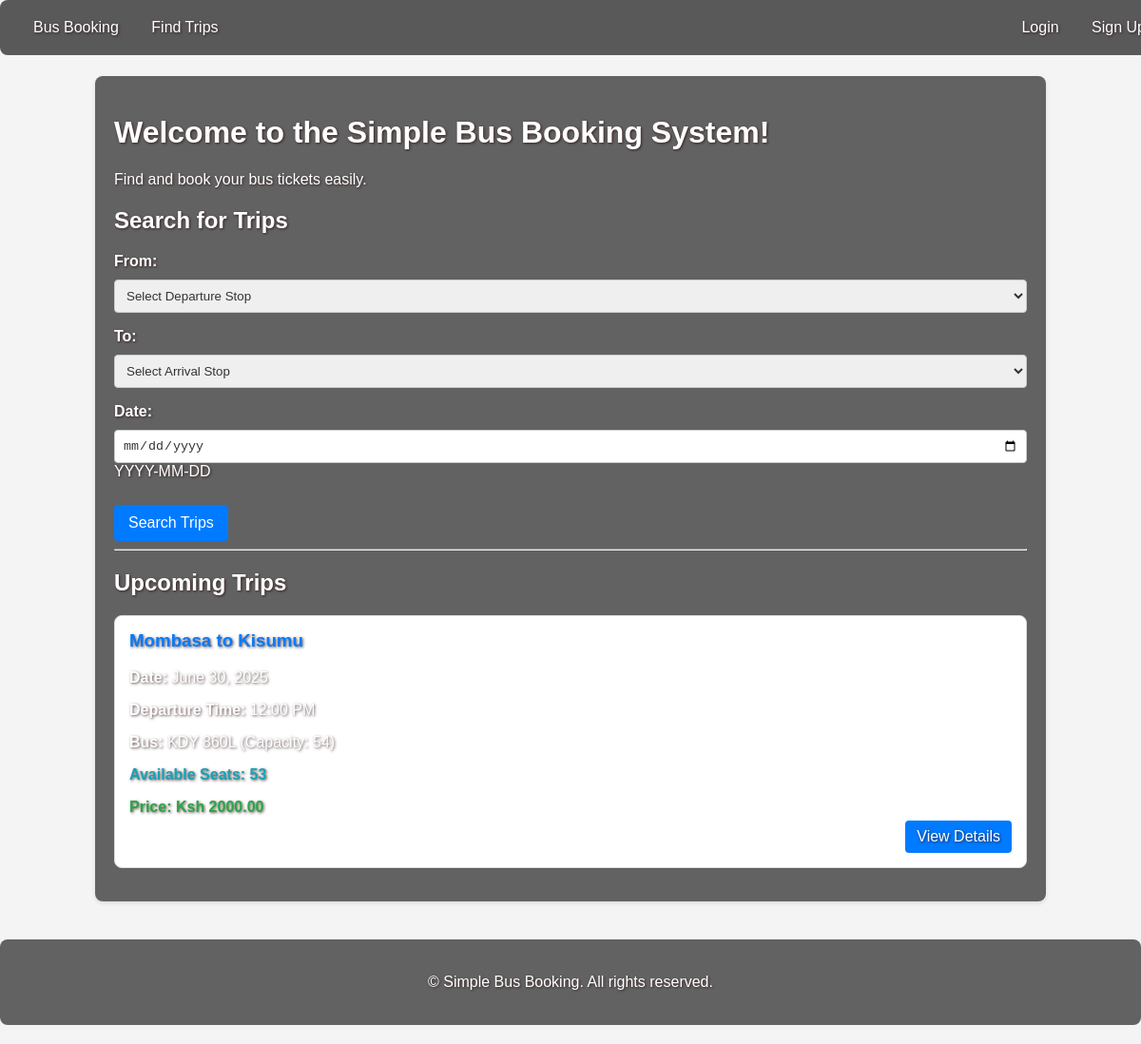
The page / on the database its author committed.
### booking_app/models.py (models this page shows, shortened)
class Trip(models.Model):
    bus = models.ForeignKey(Bus, on_delete=models.PROTECT)
    route = models.ForeignKey(Route, on_delete=models.PROTECT)
    trip_date = models.DateField()
    departure_time = models.TimeField()
    available_seats = models.IntegerField(default=0, validators=[MinValueValidator(0)])
    class Meta:
        unique_together = ('bus', 'trip_date', 'departure_time')
        ordering = ['trip_date', 'departure_time']

class Route(models.Model):
    departure_stop = models.ForeignKey(Stop, on_delete=models.CASCADE, related_name='departing_routes')
    arrival_stop = models.ForeignKey(Stop, on_delete=models.CASCADE, related_name='arriving_routes')
    price = models.DecimalField(max_digits=8, decimal_places=2, validators=[MinValueValidator(0)])
    class Meta:
        unique_together = ('departure_stop', 'arrival_stop')

class Stop(models.Model):
    name = models.CharField(max_length=100, unique=True)
    def __str__(self):
        return self.name

class Bus(models.Model):
    bus_number = models.CharField(max_length=50, unique=True)
    capacity = models.IntegerField(validators=[MinValueValidator(1)])

### booking_app/views.py (the view)
# urls.py: path('', views.home_view, name='home'),
def home_view(request):
    search_form = TripSearchForm(request.GET or None)
    upcoming_trips = Trip.objects.filter(
        trip_date__gte=timezone.localdate(),
        available_seats__gt=0
    ).order_by('trip_date', 'departure_time')[:5]
    return render(request, 'booking_app/home.html', {
        'search_form': search_form,
        'upcoming_trips': upcoming_trips
    })

### booking_app/forms.py (shortened to what this page needs)
class TripSearchForm(forms.Form):
    departure_stop = forms.ModelChoiceField(
        queryset=Stop.objects.all(),
        empty_label="Select Departure Stop",
        label="From",
        required=True
    )
    arrival_stop = forms.ModelChoiceField(
        queryset=Stop.objects.all(),
        empty_label="Select Arrival Stop",
        label="To",
        required=True
    )
    trip_date = forms.DateField(
        widget=forms.DateInput(attrs={'type': 'date'}),
        help_text="YYYY-MM-DD",
        required=True,
        label="Date"
    )

### booking_app/templates/booking_app/home.html (shortened to what this page needs)
{% extends 'base.html' %}
{% block content %}
    <h1>Welcome to the Simple Bus Booking System!</h1>
    <p>Find and book your bus tickets easily.</p>
    <h2>Search for Trips</h2>
    <form method="get" action="{% url 'trip_list' %}">
        {{ search_form.as_p }}
        <button type="submit">Search Trips</button>
    </form>
    <hr>
    <h2>Upcoming Trips</h2>
    {% if upcoming_trips %}
        {% for trip in upcoming_trips %}
            <div class="trip-card">
                <h3>{{ trip.route.departure_stop.name }} to {{ trip.route.arrival_stop.name }}</h3>
                <p><strong>Date:</strong> {{ trip.trip_date|date:"F d, Y" }}</p>
                <p><strong>Departure Time:</strong> {{ trip.departure_time|time:"h:i A" }}</p>
                <p><strong>Bus:</strong> {{ trip.bus.bus_number }} (Capacity: {{ trip.bus.capacity }})</p>
                <p class="text-info"><strong>Available Seats:</strong> {{ trip.available_seats }}</p>
                <p class="text-success"><strong>Price:</strong> Ksh {{ trip.route.price|floatformat:2 }}</p>
                <div class="actions">
                    <a href="{% url 'trip_detail' trip.pk %}" class="btn btn-primary">View Details</a>
                </div>
            </div>
        {% endfor %}
    {% else %}
        <p>No upcoming trips available right now. Try searching for a specific date!</p>
    {% endif %}
{% endblock %}

### booking_app/templates/base.html (style rules this page uses)
body { font-family: sans-serif; margin: 0; padding-top: 60px; background-color: #f4f4f4; }
form label { display: block; margin-bottom: 5px; font-weight: bold; }
form input[type="text"], form input[type="password"], form input[type="email"], form input[type="number"], form input[type="date"], form select { width: 100%; padding: 8px; margin-top: 5px; border: 1px solid #ccc; border-radius: 4px; box-sizing: border-box; }
form button { background-color: #007bff; color: white; padding: 10px 15px; border: none; border-radius: 4px; cursor: pointer; font-size: 16px; margin-top: 10px; }
.trip-card, .booking-card, .payment-details { border: 1px solid #ddd; padding: 15px; margin-bottom: 15px; border-radius: 8px; background-color: #fff; }
.trip-card h3, .booking-card h3, .payment-details h3 { color: #007bff; margin-top: 0; }
.trip-card p, .booking-card p, .payment-details p { margin-bottom: 5px; }
.trip-card .actions, .booking-card .actions { text-align: right; }
.btn { display: inline-block; padding: 8px 12px; text-decoration: none; border-radius: 4px; cursor: pointer; border: none; }
.btn-primary { background-color: #007bff; color: white; }
.text-success { color: #28a745; font-weight: bold; }
.text-info { color: #17a2b8; font-weight: bold; }

### booking_app/templates/booking_app/home.html (style rules this page uses)
body { background-image: url('https://t4.ftcdn.net/jpg/02/69/47/51/360_F_269475198_k41qahrZ1j4RK1sarncMiFHpcmE2qllQ.jpg'); background-size: cover; background-position: center; background-repeat: no-repeat; background-attachment: fixed; text-shadow: 1px 1px 3px rgba(37, 5, 5, 0.7); }
h1, h2, h3, p, a { color: #fff; }
.btn { color: #fff !important; }
form input[type="text"], form input[type="password"], form input[type="email"], form input[type="number"], form input[type="date"], form select { color: #333; }

### rows shown on the page
Trip: route.departure_stop.name "Mombasa", route.arrival_stop.name "Kisumu", trip_date "June 30, 2025", departure_time "12:00 PM", bus.bus_number "KDY 860L", bus.capacity "54", available_seats "53", route.price "2000.00"
